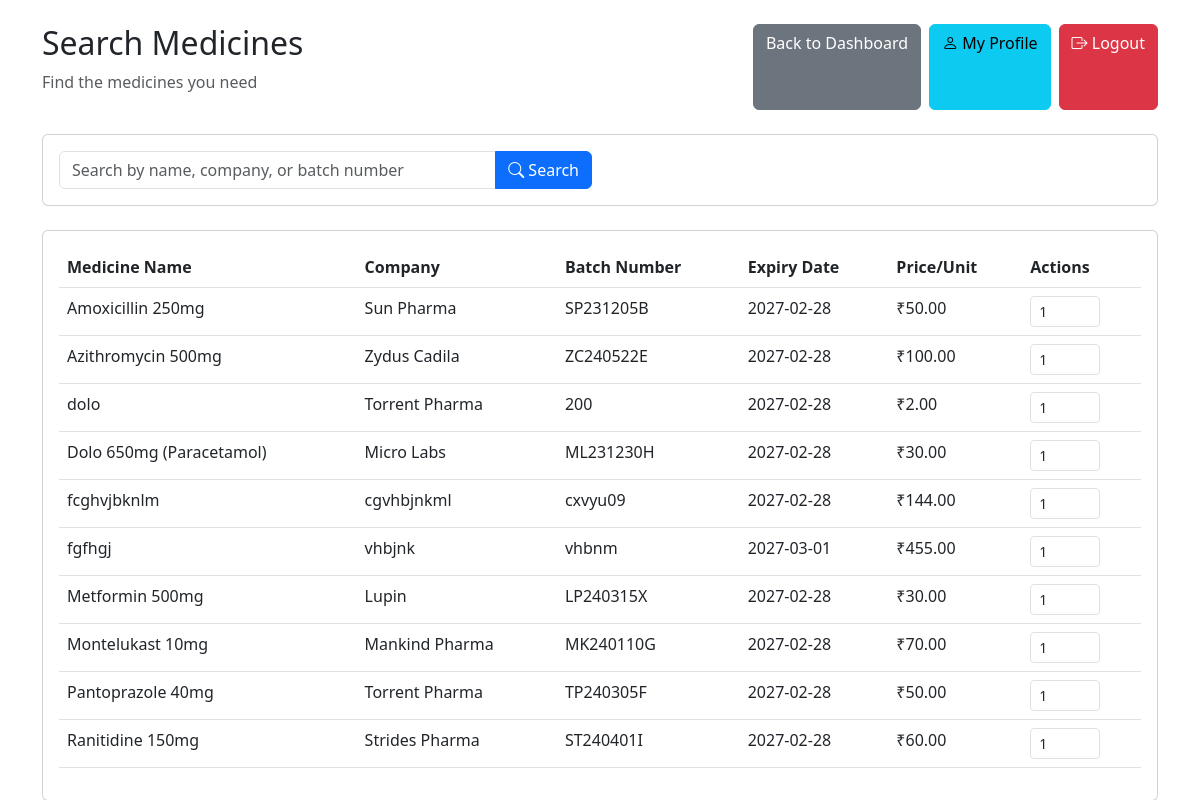
The page /search-medicines.php (signed in) on the database as committed earlier.
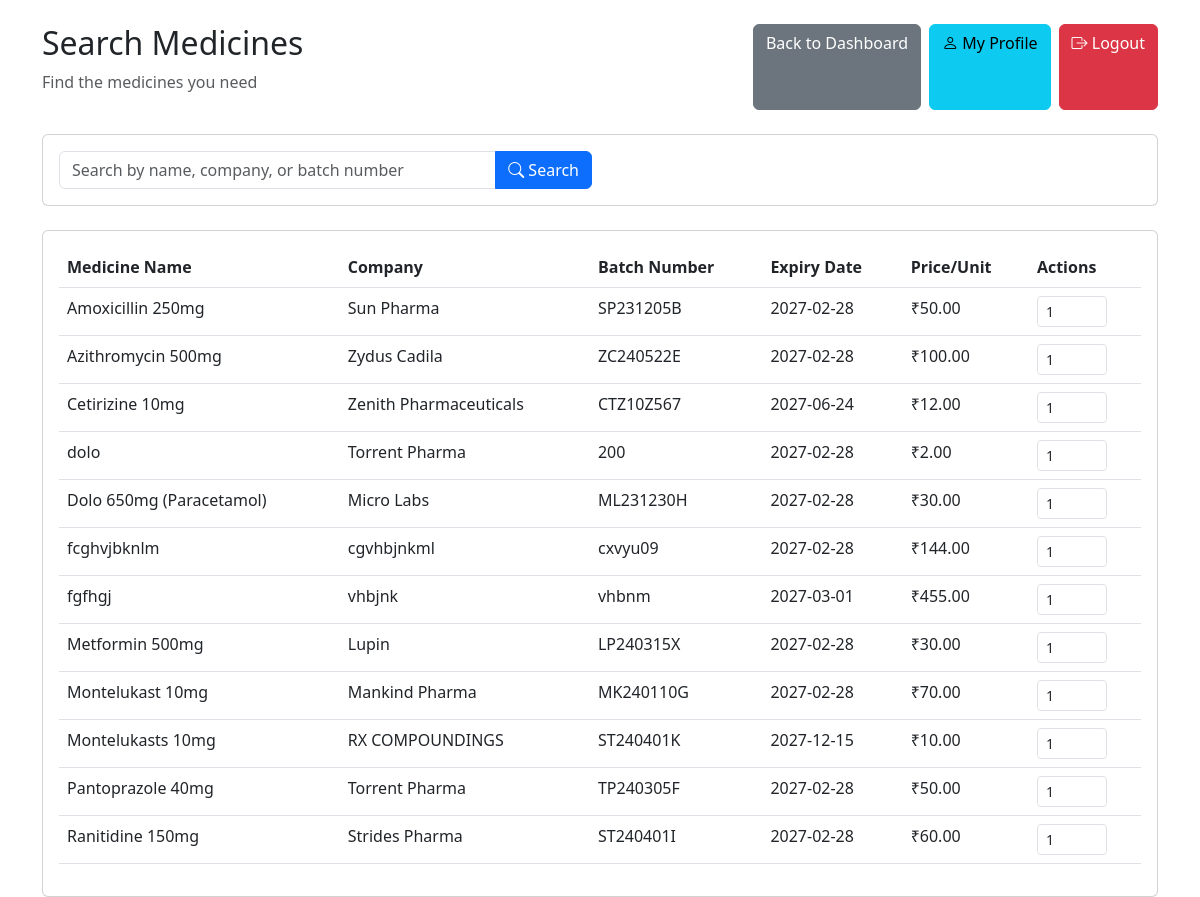
The same page on the database as committed later.
### tables this page shows
CREATE TABLE `medicines` (
  `medicine_id` int(10) NOT NULL,
  `name` varchar(100) NOT NULL,
  `batch_number` varchar(50) NOT NULL,
  `mfg_date` date NOT NULL,
  `expiry_date` date NOT NULL,
  `stock_quantity` int(10) NOT NULL,
  `price_per_unit` decimal(10,2) NOT NULL,
  `company` varchar(100) NOT NULL DEFAULT 'Unknown',
  `price` decimal(10,2) DEFAULT 0.00
);

### search-medicines.php (the view, shortened to what the changed rows need)
 <?php
include "connect.php";
$sql = "SELECT * FROM Medicines WHERE 1=1";
$sql .= " ORDER BY name";
$stmt = $conn->prepare($sql);
$stmt->execute();
$result = $stmt->get_result();
?>
<!DOCTYPE html>
<html lang="en">
<head>
    <link href="https://cdn.jsdelivr.net/npm/bootstrap@5.3.0/dist/css/bootstrap.min.css" rel="stylesheet">
    <link href="https://cdn.jsdelivr.net/npm/bootstrap-icons@1.7.2/font/bootstrap-icons.css" rel="stylesheet">
</head>
<body>
    <div class="container mt-4">
        <div class="row mb-4">
            <div class="col">
                <h2>Search Medicines</h2>
            </div>
        </div>
        <div class="card">
            <div class="card-body">
                <?php if ($result && $result->num_rows > 0): ?>
                    <div class="table-responsive">
                        <table class="table table-hover">
                            <thead>
                                <tr>
                                    <th>Medicine Name</th>
                                    <th>Company</th>
                                    <th>Batch Number</th>
                                    <th>Expiry Date</th>
                                    <th>Price/Unit</th>
                                    <th>Actions</th>
                                </tr>
                            </thead>
                            <tbody>
                                <?php while ($medicine = $result->fetch_assoc()): ?>
                                    <tr>
                                        <td><?= htmlspecialchars($medicine['name']) ?></td>
                                        <td><?= htmlspecialchars($medicine['company']) ?></td>
                                        <td><?= htmlspecialchars($medicine['batch_number']) ?></td>
                                        <td>
                                            <?php
                                            if (isset($medicine['expiry_date'])) {
                                                $expiry_date = new DateTime($medicine['expiry_date']);
                                                $today = new DateTime();
                                                $expired = $expiry_date < $today;
                                                $class = $expired ? 'text-danger' : 'text-dark';
                                                echo "<span class='$class'>" . $expiry_date->format('Y-m-d') . "</span>";
                                            } else {
                                                echo "<span class='text-muted'>Not available</span>";
                                            }
                                            ?>
                                        </td>
                                        <td>
                                            <?php if (isset($medicine['price_per_unit'])): ?>
                                                ₹<?= number_format($medicine['price_per_unit'], 2) ?>
                                            <?php else: ?>
                                                <span class="text-muted">Not set</span>
                                            <?php endif; ?>
                                        </td>
                                        <td>
                                            <?php if (isset($medicine['stock_quantity']) && $medicine['stock_quantity'] > 0 && !$expired): ?>
                                                <form method="POST" class="d-flex gap-2">
                                                    <input type="number" name="quantity" value="1" min="1" max="<?= $medicine['stock_quantity'] ?>" class="form-control form-control-sm" style="width: 70px;">
                                                </form>
                                            <?php elseif ($expired): ?>
                                                <span class="badge bg-danger">Expired</span>
                                            <?php else: ?>
                                                <span class="badge bg-danger">Out of Stock</span>
                                            <?php endif; ?>
                                        </td>
                                    </tr>
                                <?php endwhile; ?>
                            </tbody>
                        </table>
                    </div>
                <?php endif; ?>
            </div>
        </div>
    </div>
</body>
</html>

Rows that differ between the two databases and show on the page:
added medicines: name "Cetirizine 10mg", company "Zenith Pharmaceuticals", batch_number "CTZ10Z567", expiry_date "2027-06-24", price_per_unit "12.00"
added medicines: name "Montelukasts 10mg", company "RX COMPOUNDINGS", batch_number "ST240401K", expiry_date "2027-12-15", price_per_unit "10.00"
